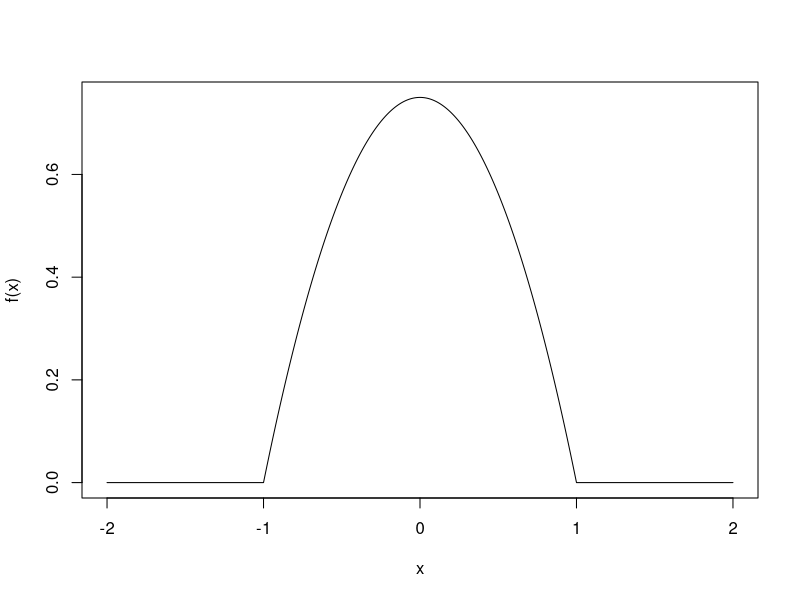

Recreate this plot in R.
rm(list=ls())

f <- function(x, k=3/4) {
  if ( -1 <= x && x <= 1 ) {
    k*(1-x^2)
  } else {
    0
  }
}

x <- seq(-2, 2, 0.01)
y <- mapply(f, x)
plot(x, y, ylab="f(x)", type="l")
